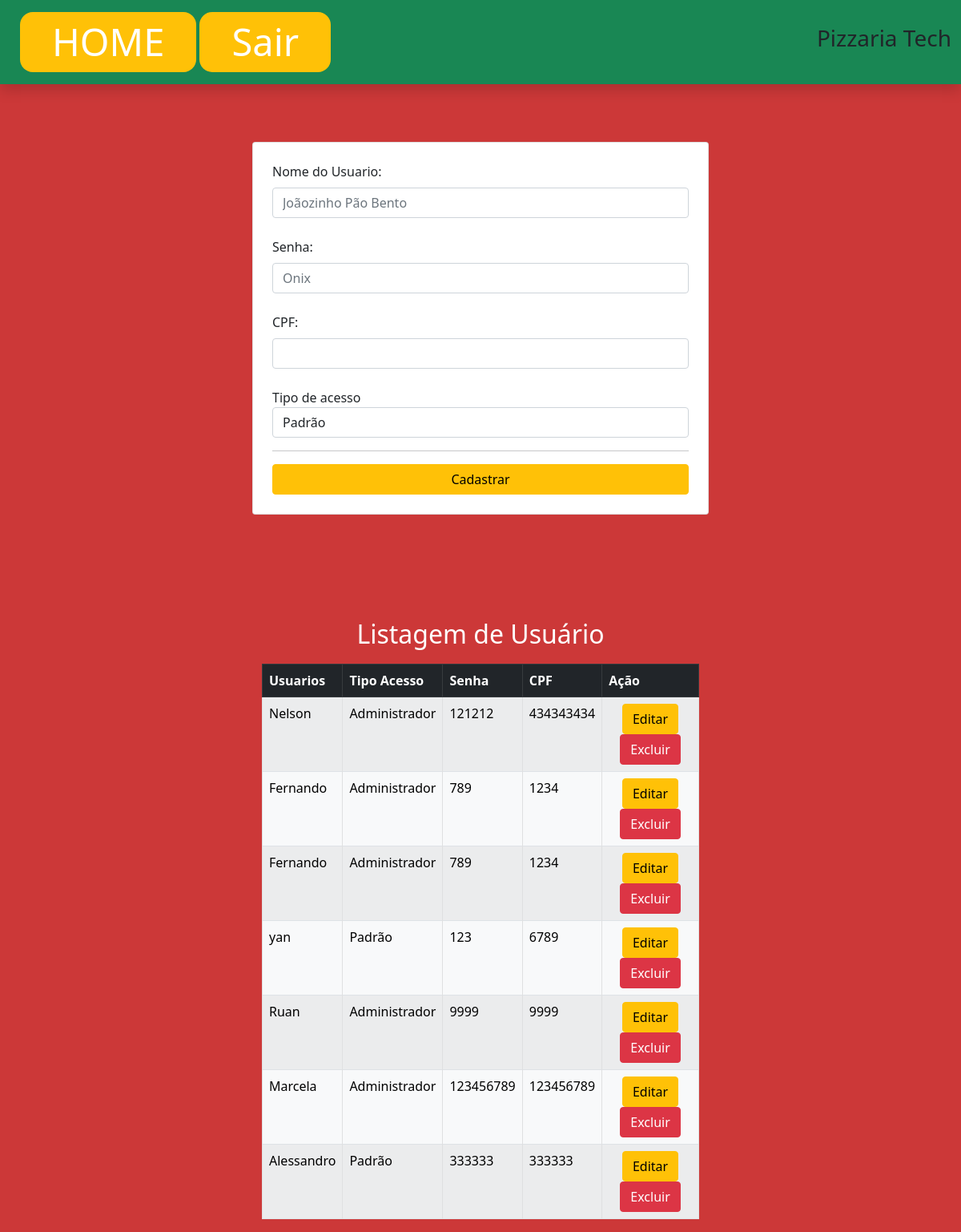
/usuariosAdm.php, run on the app's committed database.
### tables this page shows
CREATE TABLE `usuarios` (
  `idUsuario` int(11) NOT NULL,
  `idTipoUser` int(11) NOT NULL,
  `nomeCompleto` varchar(45) NOT NULL,
  `senha` mediumtext NOT NULL,
  `cpf` mediumtext NOT NULL
);

CREATE TABLE `tipouser` (
  `idTipoUser` int(11) NOT NULL,
  `tipo` varchar(20) NOT NULL
);

### usuariosAdm.php (the view, shortened to what this page needs)
<?php
    include_once("includes\conexao.php");
    if (isset($_GET["idUsuario"])) {
        $sql = "SELECT * FROM usuarios WHERE idUsuario = '{$_GET['idUsuario']}'";
        $resultados = mysqli_query($conn, $sql);
        $dados = mysqli_fetch_assoc($resultados);
        $idUsuario = $dados['idUsuario'];
        $idTipoUser = $dados['idTipoUser'];
        $nomeCompleto = $dados['nomeCompleto'];
        $senha = $dados['senha'];
        $cpf = $dados['cpf'];
    } else {
        $nomeCompleto = "";
        $senha = "";
        $cpf = "";
    }
?>
<!DOCTYPE html>
<html lang="pt-BR">
<head>
    <link href="https://cdn.jsdelivr.net/npm/bootstrap@5.0.2/dist/css/bootstrap.min.css" rel="stylesheet">
    <link href="https://cdn.jsdelivr.net/npm/bootstrap@5.0.2/dist/css/bootstrap.min.css" rel="stylesheet">
    <link rel="stylesheet" href="https://cdn.jsdelivr.net/npm/bootstrap-icons@1.11.3/font/bootstrap-icons.min.css">
    <link rel="stylesheet" href="estilo\usuariosAdm.css">
</head>
<body style="background: rgba(204, 56, 56, 1);">
    <?php include_once("includes\menuAdm.php")?>
    <div class="container">
        <div class="row justify-content-center">
        </div>
        <div class="row d-flex justify-content-center mt-4">
                <div class="col-md-6 card p-4">
                    <form action="includes\criarUserPeloAdm.php" method="post">
                        <label for="" class="form-label">Nome do Usuario:</label>
                        <input type="text" name="nomeCompleto" value="<?php echo $nomeCompleto?>" class="form-control" id="" placeholder="Joãozinho Pão Bento"><br>
                        <label for="" class="form-label">Senha:</label>
                        <input type="text" name="senha" id="" value="<?php echo $senha?>"class="form-control" placeholder="Onix"><br>
                        <label for="" class="form-label">CPF:</label>
                        <input type="text" name="cpf" class="form-control" value="<?php echo $cpf?>" placeholder=""><br>
                        <label for="" class="from-label">Tipo de acesso</label>
                        <select name="idTipoUser" class ="form-control" id="">
                            <?php
                                $sql = "SELECT * FROM tipouser";
                                $result = mysqli_query($conn, $sql);
                                while($dados = mysqli_fetch_assoc($result)){
                                      echo"
                                          <option value=".$dados['idTipoUser'].">".$dados['tipo']."</option>
                                      ";
                                }
                            ?>
                        </select>
                        <hr>
                        <div class="d-grid gap-2">
                            <button type="submit" class="btn btn-warning">Cadastrar</button>
                        </div>
                    </form>
                </div>
        </div>
        <br><br><br><br><br>
        <div class="row d-flex justify-content-center">
            <h2 class="text-center" style="padding:10px; color:white;">Listagem de Usuário</h2>
            <div class="col-md-6 ">
                <table  class="table table-striped table-bordered">
                    <thead class="table-dark">
                        <tr>
                            <th>Usuarios</th>
                            <th>Tipo Acesso</th>
                            <th>Senha</th>
                            <th>CPF</th>
                            <th>Ação</th>
                        </tr>
                    </thead>
                    <?php
                        if (!isset($_GET['nomeCompleto'])) {
							$sql = "SELECT idUsuario, tipo, nomeCompleto, senha, cpf FROM usuarios
                                INNER JOIN tipouser ON usuarios.idTipoUser = tipouser.idTipoUser";
						}
                        $result = mysqli_query($conn, $sql);
                        if ($result) {
                            while($dados = mysqli_fetch_assoc($result)){
                                echo "
                                    <tr>
                                        <td class='table-light'>".$dados['nomeCompleto']."</td>
                                        <td class='table-light'>".$dados['tipo']."</td>
                                        <td class='table-light'>".$dados['senha']."</td>
                                        <td class='table-light'>".$dados['cpf']."</td>
                                        <td class='table-light' style='text-align: center;'>
                                            <a class='btn btn-warning' href='usuariosAdm.php?idUsuario=".$dados['idUsuario']."'>Editar</a>
                                            <a href='includes/excluirUsuario.php?idUsuario=".$dados['idUsuario']."' class='btn btn-danger'>Excluir</a>
                                        </td>
                                    </tr>
                                </div>";
                            }
                        }
                    ?>
</body>
</html>

### data on the page
usuarios: nomeCompleto "Nelson", idTipoUser.tipo "Administrador", senha "121212", cpf "434343434"
usuarios: nomeCompleto "Fernando", idTipoUser.tipo "Administrador", senha "789", cpf "1234"
usuarios: nomeCompleto "Fernando", idTipoUser.tipo "Administrador", senha "789", cpf "1234"
usuarios: nomeCompleto "yan", idTipoUser.tipo "Padrão", senha "123", cpf "6789"
usuarios: nomeCompleto "Ruan", idTipoUser.tipo "Administrador", senha "9999", cpf "9999"
usuarios: nomeCompleto "Marcela", idTipoUser.tipo "Administrador", senha "123456789", cpf "123456789"
usuarios: nomeCompleto "Alessandro", idTipoUser.tipo "Padrão", senha "333333", cpf "333333"

### other printed values
form field idTipoUser "Padrão"
